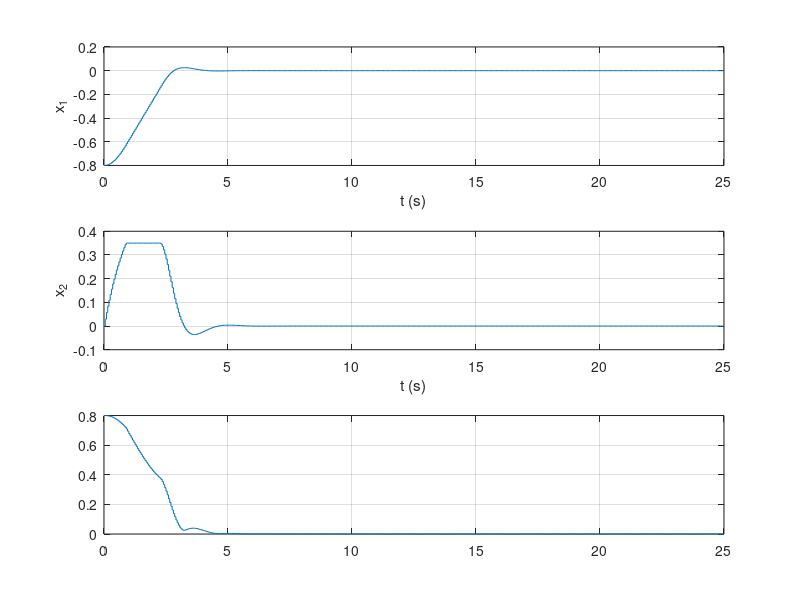

MATLAB code for this plot: (Note: this script raises an error after producing the figure.)
clc,clear all,close all,format compact
%% STATE CONSTRAINT - increase of Hp=10
A=[1 0.0488;0 0.9512];
B=[0.0012;0.0488];
x0=[-0.8;0];
Ts=0.05;

Q=diag([100,1]);
R=1;


u_sat=0.6;

%PARAMETERS
N = 10;                         % Prediction horizon
nx = 2;                         % Dimensione stato
nu = 1;                         % Dimensione ingresso

% COSTRUZIONE DI A_cal
% A_cal = [A; A^2; ...; A^N]
A_cal = zeros(nx*N, nx);
for i = 1:N
    A_cal((i-1)*nx+1 : i*nx, :) = A^i;
end

% COSTRUZIONE DI B_cal
% Struttura Toeplitz:
% [B       0       ...        0
%  A*B     B       ...        0
%  ...
%  A^(N-1)*B  A^(N-2)*B ...    B ]

B_cal = zeros(nx*N, N*nu);
for i = 1:N
    for j = 1:i
        B_cal((i-1)*nx+1 : i*nx, (j-1)*nu+1 : j*nu) = A^(i-j) * B;
    end
end

% COSTRUZIONE DI Q_cal E R_cal (block diagonal)
% Q_cal = blkdiag(Q, ..., Q)  N volte
% R_cal = blkdiag(R, ..., R)  N volte

Q_cal = kron(eye(N), Q);
R_cal = kron(eye(N), R);

%%CALCOLO DI H E F PER IL PROBLEMA QUADRATICO

% H = 2*(B_cal' Q_cal B_cal + R_cal)
H = 2 * (B_cal' * Q_cal * B_cal + R_cal);
H = (H + H')/2;    % Simmetrizzazione numerica

% F = 2*A_cal' Q_cal B_cal
F = 2 * (A_cal' * Q_cal * B_cal);

%COSTRUZIONE VINCOLI
x_max = [0.06; 0.35];

% Gx = vincoli sullo stato
Gx = B_cal;
hx = -A_cal*x0 + repmat(x_max, N, 1);

% Gu e hu = vincoli sull’ingresso
Gu = [eye(N); -eye(N)];
hu = u_sat * ones(2*N, 1);

% G, h complessivi
G = [Gu; Gx];
h = [hu; hx];

% LOOP RECEDING HORIZON (MPC)
x_traj(:,1) = x0;
x_k = x0;

for kk = 1:500

    % Aggiornamento hx
    hx = -A_cal*x_k + repmat(x_max, N, 1);
    h = [hu; hx];

    % Risoluzione QP
    U = quadprog(H, x_k'*F, G, h);

    % Stato successivo applicando solo il primo ingresso
    x_traj(:,kk+1) = A*x_k + B*U(1);
    u_traj(kk) = U(1);

    x_k = x_traj(:,kk+1);
end

%PLOT RISULTATI
figure(1)
subplot(311)
stairs([0:500]*Ts, x_traj(1,:)), grid on
ylabel('x_1')
xlabel('t (s)')

subplot(312)
stairs([0:500]*Ts, x_traj(2,:)), grid on
ylabel('x_2')
xlabel('t (s)')

subplot(313)
stairs([0:500]*Ts, sqrt(x_traj(1,:).^2 + x_traj(2,:).^2)), grid on
yline(1e-4, ':r')
yline(-1e-4, ':r')
ylabel('||x||_2')
xlabel('t (s)')

figure(2)
stairs([0:499]*Ts, u_traj), grid on
ylabel('u')
xlabel('t (s)')